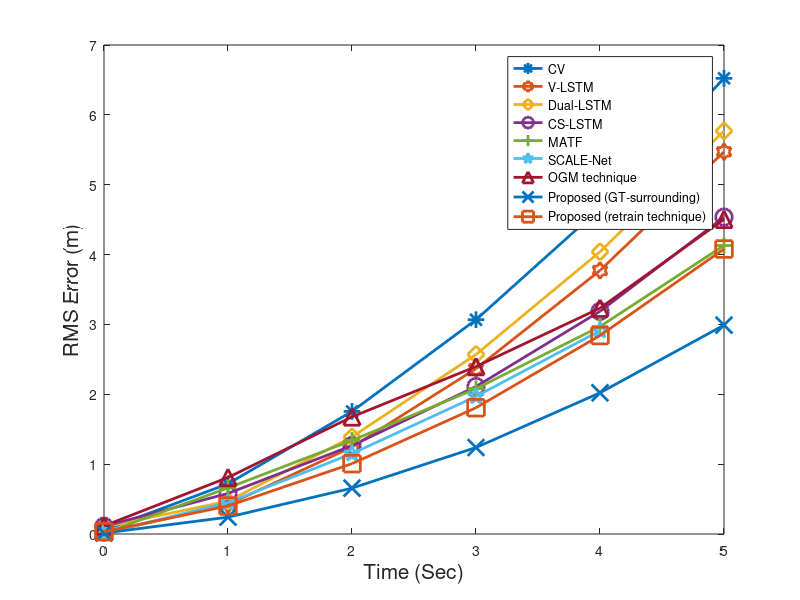

The MATLAB script that drew this image: (Note: this script raises an error after producing the figure.)
clc
close all
clear all

%%%%%%%%%%%%%%%%%%%%%%%%%%%%
% %%%%%%%NGSIM%%%%%%%%%%%%%%
%%%%%%%%%%%%%%%%%%%%%%%%%%%

% % Baseline   mnor grid alpha change....
ConstanVelocityAll = [0.05545523 0.11526354 0.17889499 0.24600828 0.31635767 0.39015268 ...
 0.46744671 0.54799093 0.63173239 0.71862335 0.8087071  0.90196883 ...
 0.99828287 1.09758468 1.19993298 1.30530953 1.41344468 1.5244343 ...
 1.63823483 1.75466262 1.87366602 1.9954217  2.11966285 2.2464785 ...
 2.37611049 2.50860994 2.64411667 2.78253973 2.92371543 3.06746073 ...
 3.21402985 3.36345995 3.51568458 3.67077318 3.82876511 3.98954288 ...
 4.15324582 4.31977176 4.48911959 4.66125524 4.83598175 5.01304298 ...
 5.19237554 5.3740086  5.55819875 5.74527994 5.93523922 6.12816775 ...
 6.32402177 6.52271456];
ConstanVelocity = [ConstanVelocityAll(1), ConstanVelocityAll(10), ConstanVelocityAll(20), ConstanVelocityAll(30), ConstanVelocityAll(40), ConstanVelocityAll(50)];
t1 = linspace(0,5,length(ConstanVelocity));

csLstmAll = [0.1109  0.2170  0.3325  0.4554  0.5806  0.7103  0.8421 ...
         0.9774  1.1184  1.2654  1.4191  1.5803  1.7493  1.9259 ...
         2.1108  2.3050  2.5094  2.7248  2.9504  3.1874  3.4357 ...
         3.6946  3.9643  4.2442  4.5364];
csLstm = [csLstmAll(1), csLstmAll(5), csLstmAll(10), csLstmAll(15), csLstmAll(20), csLstmAll(25)];
t2 = linspace(0,5,length(csLstm));

dualLstm = [0.1, 0.47 1.39 2.57 4.04 5.77];
t3 = linspace(0,5,length(dualLstm));

matf = [0.01 0.66 1.34 2.08 2.97 4.13];
t4 = linspace(0,5,length(matf));

scaleNet = [0.01 0.45, 1.15 1.97 2.91];
t5 = linspace(0,4,length(scaleNet));  % Sale net 4 sec

% proposed decoder technique with 4 cars
proposedCarGTAll = [0.01283851 0.02375541 0.03903992 0.05986511 0.08490808 0.11267175 ...
 0.14267319 0.17416778 0.20702027 0.24127269 0.2766941  0.31324362 ...
 0.35107598 0.39017269 0.43064308 0.47258124 0.51617178 0.56137639 ...
 0.60810895 0.65628693 0.70599091 0.75727249 0.8101217  0.86495683 ...
 0.92170132 0.98048811 1.04151819 1.10484894 1.17030776 1.23798281 ...
 1.30762179 1.37921609 1.45265931 1.52797222 1.60518453 1.68442961 ...
 1.765802   1.84922042 1.93454255 2.02135428 2.1098109  2.19980695 ...
 2.29170977 2.38557715 2.48158419 2.57959364 2.67959063 2.78132859 ...
 2.88496248 2.99030481];
proposedCarGT = [proposedCarGTAll(1), proposedCarGTAll(10), proposedCarGTAll(20), proposedCarGTAll(30), proposedCarGTAll(40), proposedCarGTAll(50)];
t6 = linspace(0,5,length(proposedCarGT));
% 
% GTVarAll = [0.07080254 0.10350391 0.16064069 0.23142138 0.30827448 0.38621459 ...
%  0.46366453 0.54089114 0.6179977  0.69538553 0.7733814  0.85228183 ...
%  0.93250466 1.01433603 1.09760597 1.18242123 1.26852075 1.35610616 ...
%  1.44545509 1.53696911 1.63094011 1.72749695 1.82680726 1.92867517 ...
%  2.03287573 2.13918658 2.24764665 2.35833177 2.47132706 2.58672278 ...
%  2.7044242  2.82440984 2.94681531 3.07185142 3.1996935  3.33037543 ...
%  3.46394095 3.6003833  3.73959666 3.88150835 4.02622061 4.17369038 ...
%  4.32384032 4.47647368 4.63157155 4.78900882 4.94879627 5.11090956 ...
%  5.27538127 5.44218423];
% GTVar = [GTVarAll(1), GTVarAll(10), GTVarAll(20), GTVarAll(30), GTVarAll(40), GTVarAll(50)];

% Proposed Re train technique
RetrainTechniqueAll = [0.03330345 0.05182776 0.07880674 0.11432685 0.1557817  0.2005489 ...
 0.24807774 0.29736123 0.34838416 0.40108009 0.45512033 0.51034057 ...
 0.56691778 0.62484468 0.68431748 0.74529235 0.80800452 0.8725917 ...
 0.93893949 1.00706469 1.07707805 1.14899121 1.22299592 1.2994176 ...
 1.37806849 1.45906299 1.5424765  1.62837527 1.71668371 1.80759989 ...
 1.90092292 1.99658872 2.09451173 2.19462758 2.29696307 2.40133911 ...
 2.50802925 2.61696323 2.72817855 2.84101538 2.95544994 3.07197582 ...
 3.19051332 3.31121225 3.43400856 3.55899172 3.68611576 3.8151469 ...
 3.94629983 4.0796887 ];
RetrainTechnique = [RetrainTechniqueAll(1), RetrainTechniqueAll(10), RetrainTechniqueAll(20), RetrainTechniqueAll(30), RetrainTechniqueAll(40), RetrainTechniqueAll(50)];
t7 = linspace(0,5,length(RetrainTechnique));

% Proposed V-LSTM
vLstmAll = [0.0142791  0.03879691 0.07060301 0.10728738 0.14765549 0.19239041 ...
 0.24255448 0.29819035 0.35835699 0.42219114 0.48924314 0.55975809 ...
 0.63388359 0.7116392  0.79274546 0.87697161 0.96451318 1.05503207 ...
 1.14855807 1.24505603 1.34455545 1.44693786 1.5521495  1.66010648 ...
 1.77090479 1.88447843 2.00080803 2.1198801  2.2417079  2.3663086 ...
 2.49371177 2.62406135 2.75733014 2.89358182 3.03275477 3.17465655 ...
 3.31944391 3.46746713 3.61849647 3.77257748 3.92956701 4.0893339 ...
 4.25195072 4.41776097 4.58672266 4.75867126 4.93331706 5.1104837 ...
 5.28986106 5.47145528];
vLstm = [vLstmAll(1), vLstmAll(10), vLstmAll(20), vLstmAll(30), vLstmAll(40), vLstmAll(50)];
t8 = linspace(0,5,length(vLstm));

OGMTechniqueAll =  [ 0.11621812  0.18394079  0.21672137  0.29555489  0.35061835  0.44089435 ...
  0.51128353  0.61882231  0.70468071  0.80905517  0.89316197  1.00572175 ...
  1.08185067  1.18275244  1.25199655  1.34541796  1.41951536  1.51538614 ...
  1.58276513  1.67659345  1.74422827  1.83856617  1.9048399   1.99278115 ...
  2.05121459  2.13536046  2.19085227  2.27460417  2.32536398  2.39708152 ...
  2.46312847  2.52840413  2.5906387   2.66298736  2.73056248  2.83132609 ...
  2.91732234  3.03390301  3.1251496   3.23314238  3.32494943  3.43773432 ...
  3.54573257  3.6811707   3.81085155  3.9488701   4.08754876  4.2317728 ...
  4.36444433  4.50467];
OGMTechnique = [OGMTechniqueAll(1), OGMTechniqueAll(10), OGMTechniqueAll(20), OGMTechniqueAll(30), OGMTechniqueAll(40), OGMTechniqueAll(50)];
t9 = linspace(0,5,length(vLstm));



% plots
plot(t1,ConstanVelocity, '-*', 'LineWidth',2, 'MarkerSize',12)
hold on
plot(t8,vLstm, '-h', 'LineWidth',2, 'MarkerSize',12)
hold on
plot(t3,dualLstm, '-d', 'LineWidth',2, 'MarkerSize',12)
hold on
plot(t2,csLstm, '-o', 'LineWidth',2, 'MarkerSize',12)
hold on
plot(t4,matf, '-+', 'LineWidth',2, 'MarkerSize',12)
hold on
plot(t5,scaleNet, '-p', 'LineWidth',2, 'MarkerSize',12)
hold on
plot(t9,OGMTechnique, '-^', 'LineWidth',2, 'MarkerSize',12)
hold on
plot(t6,proposedCarGT, '-x', 'LineWidth',2, 'MarkerSize',12)
hold on
plot(t7,RetrainTechnique, '-s', 'LineWidth',2, 'MarkerSize',12)
hold on

% Plot params
xlabel('Time (Sec)', 'FontSize', 15);
ylabel('RMS Error (m)', 'FontSize', 15);
lgd = legend('CV', 'V-LSTM', 'Dual-LSTM ', 'CS-LSTM', 'MATF','SCALE-Net', 'OGM technique', 'Proposed (GT-surrounding)', 'Proposed (retrain technique)');
lgd.FontSize = 13;
a = get(gca,'XTickLabel');  
set(gca,'XTickLabel',a,'fontsize',15)
a = get(gca,'YTickLabel');  
set(gca,'YTickLabel',a,'fontsize',15)
grid on
ax=gca;
ax.GridAlpha=0.95;
grid minor
ax=gca;
ax.GridAlpha=0.95;



%%%%%%%%%%%%%%%%%%%%%%%%%%%%
% %%%%%%%Radiate%%%%%%%%%%%%
%%%%%%%%%%%%%%%%%%%%%%%%%%%

% % Sighthill.
% sighthillAll = [0.71539388 1.2867068  1.06759797 1.25651194 1.26128427 1.37779653 ...
%  1.40906187 1.7604538  1.77556281 2.06707725 2.27156388 2.33042668 ...
%  2.46844399 2.8296784  2.85016934 3.13818912 3.30941444 3.45851871 ...
%  3.72502597 3.78928181];
% sighthill = [sighthillAll(1), sighthillAll(4), sighthillAll(8), sighthillAll(12), sighthillAll(16), sighthillAll(20)];
% t1 = linspace(0,5,length(sighthill));
% 
% sightHillMotionAll = [0.4459364  0.69116358 0.90175739 1.09312367 1.33098176 1.5789376 ...
%  1.85857469 2.11132394 2.38282535 2.72493628 2.96876515 3.22941633 ...
%  3.49565476 3.80554655 4.15239564 4.43438856 4.70523368 5.03694681 ...
%  5.39242995 5.78385167];
% sightMotion = [sightHillMotionAll(1), sightHillMotionAll(4), sightHillMotionAll(8), sightHillMotionAll(12),sightHillMotionAll(16), sightHillMotionAll(20)];
% t2 = linspace(0,5,length(sightMotion));
% 
% 
% % sighthill = [sighthillAll(1), sighthillAll(5), sighthillAll(10), sighthillAll(15), sighthillAll(20)];
% 
% % Alvie
% alvieAll = [0.63590689 0.82926423 0.98639497 1.11480832 1.26538898 1.37431586 ...
%  1.50461706 1.62865655 1.74560937 1.88921424 2.02514033 2.1723246 ...
%  2.32731355 2.48596048 2.64021877 2.78681347 2.97936053 3.17419329 ...
%  3.39016639 3.60828052];
% alvie = [alvieAll(1), alvieAll(4), alvieAll(8), alvieAll(12), alvieAll(16),alvieAll(20)];
% t3 = linspace(0,5,length(alvie));
% 
% 
% alvieMotionAll = [0.27110479 0.46120062 0.60322585 0.70494223 0.8157737  0.94246364 ...
%  1.0824368  1.23651102 1.3871897  1.54429242 1.69975439 1.85880843 ...
%  2.02323768 2.18820248 2.345219   2.49854329 2.65713221 2.81576805 ...
%  2.98378932 3.15018988];
% alvieMo = [alvieMotionAll(1), alvieMotionAll(4), alvieMotionAll(8), alvieMotionAll(12), alvieMotionAll(16), alvieMotionAll(20)];
% t4 = linspace(0,5,length(alvieMo));
% 
% 
% % proposed decoder technique with 4 cars
% proposedCarGTAll = [0.01316021 0.02422175 0.03975447 0.06090639 0.08632742 0.11450247 ....
%  0.14493088 0.17688401 0.21017774 0.24488715 0.28076939 0.31781868 ....
%  0.35617534 0.39581448 0.43686534 0.47932421 0.52347455 0.56923084 ....
%  0.61652496 0.66525313 0.71550764 0.76733198 0.82076258 0.87615473 ....
%  0.93348659 0.99288972 1.05454772 1.11849994 1.18456633 1.25286773 ....
%  1.32315423 1.39537846 1.46947937 1.54550556 1.62348976 1.70355022 ....
%  1.78575645 1.87002677 1.95621059 2.04383851 2.13306976 2.22382764 ....
%  2.31646902 2.41109612 2.50783518 2.60659319 2.7073165  2.80980064 ....
%  2.91422325 3.02038039];
% proposedCarGT = [proposedCarGTAll(3), proposedCarGTAll(10), proposedCarGTAll(20), proposedCarGTAll(30), proposedCarGTAll(40), proposedCarGTAll(50)];
% t5 = linspace(0,5,length(proposedCarGT));
% 
% 
% % plots
% plot(t1,sighthill, '-*', 'LineWidth',2, 'MarkerSize',12)
% hold on
% plot(t2,sightMotion, '-s', 'LineWidth',2, 'MarkerSize',12)
% hold on
% plot(t3,alvie, '-o', 'LineWidth',2, 'MarkerSize',12)
% hold on
% plot(t4,alvieMo, '-p', 'LineWidth',2, 'MarkerSize',12)
% hold on
% plot(t5,proposedCarGT, '-d', 'LineWidth',2, 'MarkerSize',12)
% hold on
% 
% % Plot params
% xlabel('Time (Sec)', 'FontSize', 15);
% ylabel('RMS Error (m)', 'FontSize', 15);
% legend('Fourway_{pos} (Radiate)', 'Fourway_{v} (Radiate)','T-junction_{pos} (Radiate)', 'T-junction_{v} (Radiate)', 'Lankershim (NGSIM)')
% a = get(gca,'XTickLabel');  
% set(gca,'XTickLabel',a,'fontsize',15)
% a = get(gca,'YTickLabel');  
% set(gca,'YTickLabel',a,'fontsize',15)
% grid on
% ax=gca;
% ax.GridAlpha=0.95;
% grid minor
% ax=gca;
% ax.GridAlpha=0.95;
